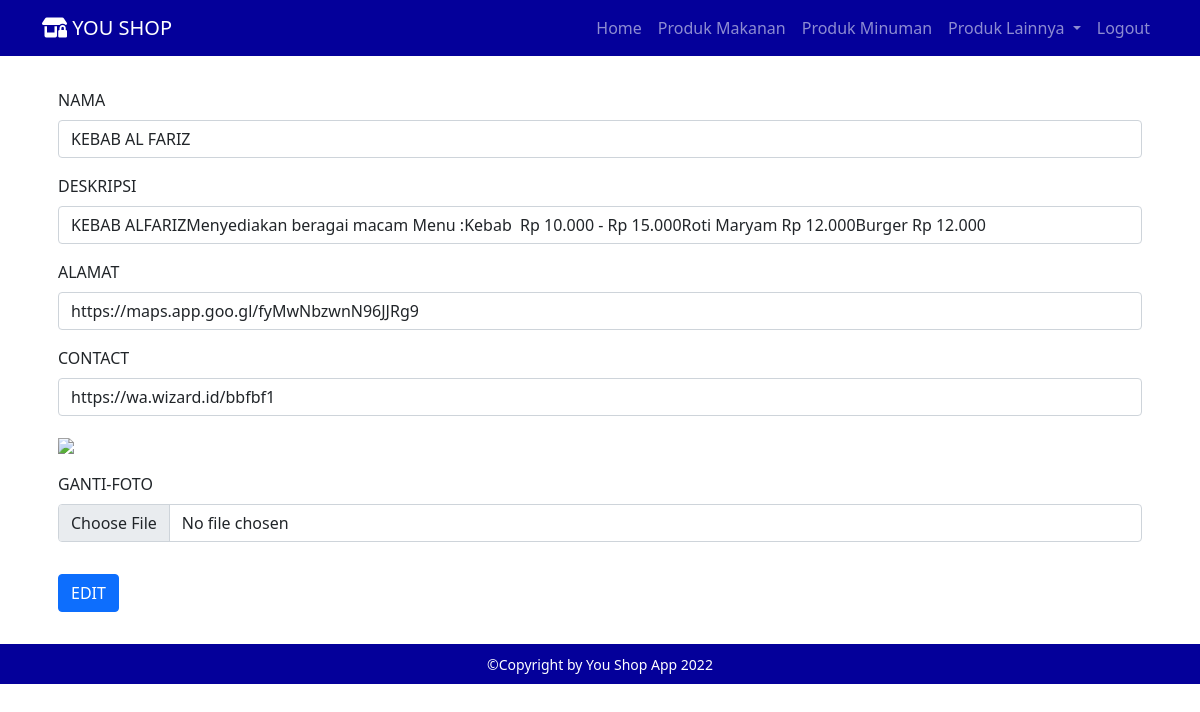
The app's page /ADMIN/edit-makanan.php?ID=5 (signed in) with its own data.
### tables this page shows
CREATE TABLE `tbl_makanan` (
  `ID` int(11) NOT NULL,
  `NAMA` varchar(100) NOT NULL,
  `DESKRIPSI` varchar(400) NOT NULL,
  `ALAMAT` varchar(200) NOT NULL,
  `CONTACT` varchar(200) NOT NULL,
  `FOTO` varchar(200) NOT NULL
);

### ADMIN/edit-makanan.php (the view, shortened to what this page needs)
<?php
include "header.php";
include "koneksi.php";
$id = $_GET['ID'];
$ambil = mysqli_query($koneksi, "SELECT * FROM tbl_makanan WHERE ID = $id");
$pecah = mysqli_fetch_assoc($ambil);
?>
<br>
<form action="" method="post" enctype="multipart/form-data">
  <div class="mb-3 mx-3 my-3">
    <label for="NAMA" class="form-label">NAMA</label>
    <input type="text"  class="form-control" name="NAMA" value="<?php echo $pecah['NAMA'];?>" >
  </div>
  <div class="mb-3 mx-3 my-3">
    <label for="DESKRIPSI" class="form-label">DESKRIPSI</label>
    <input type="text"  class="form-control" name="DESKRIPSI" value="<?php echo $pecah['DESKRIPSI'];?>" >
  </div>
  <div class="mb-3 mx-3 my-3">
    <label for="ALAMAT" class="form-label">ALAMAT</label>
    <input type="text"  class="form-control" name="ALAMAT" value="<?php echo $pecah['ALAMAT'];?>" >
  </div>
  <div class="mb-3 mx-3 my-3">
    <label for="CONTACT" class="form-label">CONTACT</label>
    <input type="text"  class="form-control" name="CONTACT" value="<?php echo $pecah['CONTACT'];?>" >
  </div>
  <div class="mb-3 mx-3 my-3">
    <img src="../foto-makanan/?php echo $pecah['FOTO'];?>" width="100">
  </div>
  <div class="mb-3 mx-3 my-3">
    <label for="FOTO" class="form-label"> GANTI-FOTO</label>
    <input type="file"  class="form-control" name="foto" >
  </div>
  <button type="submit" name="edit" class="btn btn-primary  mx-3 my-3">EDIT</button>
</form>
<?php
  include "footer.php";
  ?>

### records on screen
tbl_makanan: NAMA "KEBAB AL FARIZ", DESKRIPSI "KEBAB ALFARIZMenyediakan beragai macam Menu :Kebab Rp 10.000 - Rp 15.000Roti Maryam Rp 12.000Burger Rp 12.000", ALAMAT "https://maps.app.goo.gl/fyMwNbzwnN96JJRg9", CONTACT "https://wa.wizard.id/bbfbf1"
